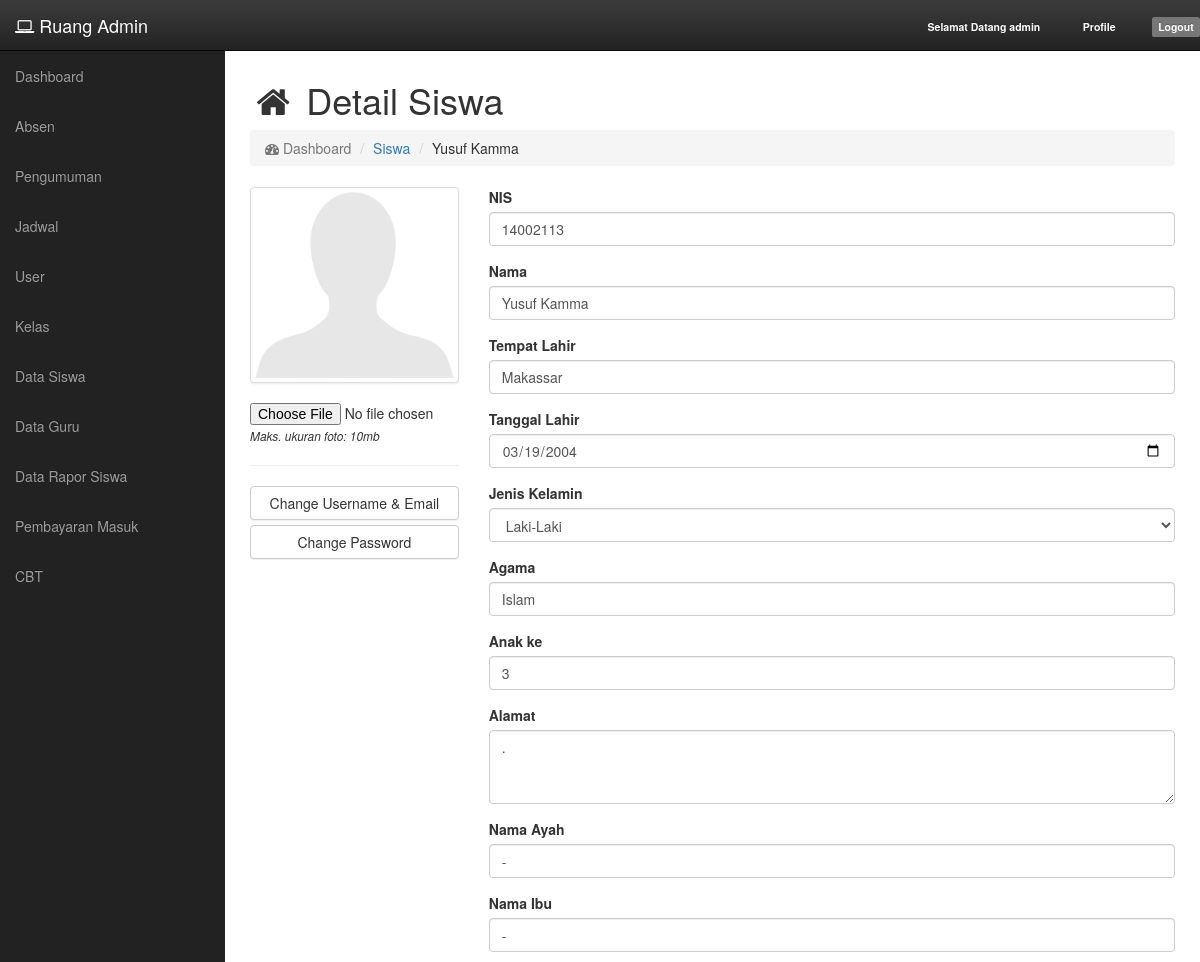
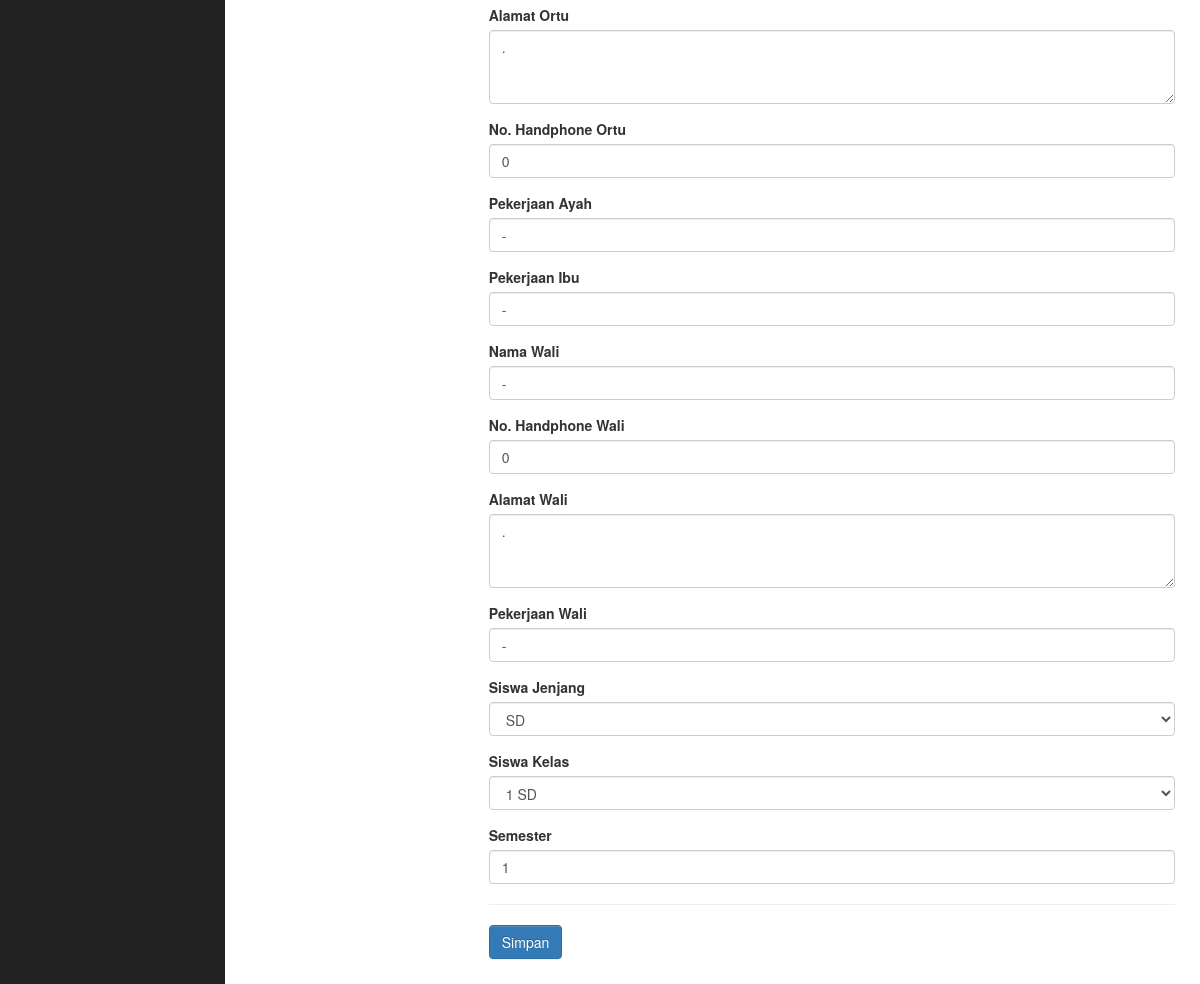
Screenshot of /siswa/detail/1 (signed in) with the database file from the repository (2 pictures, top to bottom).
### tables this page shows
CREATE TABLE `tb_siswa` (
  `siswa_id` int(11) NOT NULL,
  `siswa_nis` varchar(255) DEFAULT NULL,
  `siswa_nama` varchar(255) DEFAULT NULL,
  `siswa_tmp_lahir` varchar(255) DEFAULT NULL,
  `siswa_tgl_lahir` date DEFAULT NULL,
  `siswa_jenis_kelamin` int(11) DEFAULT NULL,
  `siswa_agama` varchar(255) DEFAULT NULL,
  `siswa_anak_ke` int(11) DEFAULT NULL,
  `siswa_alamat` text,
  `siswa_nama_ayah` varchar(255) DEFAULT NULL,
  `siswa_nama_ibu` varchar(255) DEFAULT NULL,
  `siswa_alamat_ortu` text,
  `siswa_nohp_ortu` varchar(255) DEFAULT NULL,
  `siswa_pekerjaan_ayah` varchar(255) DEFAULT NULL,
  `siswa_pekerjaan_ibu` varchar(255) DEFAULT NULL,
  `siswa_nama_wali` varchar(255) DEFAULT NULL,
  `siswa_nohp_wali` varchar(255) DEFAULT NULL,
  `siswa_alamat_wali` text,
  `siswa_pekerjaan_wali` varchar(255) DEFAULT NULL,
  `siswa_jenjang` int(11) DEFAULT NULL,
  `siswa_kelas` int(11) DEFAULT NULL,
  `siswa_semester` varchar(255) DEFAULT NULL,
  `siswa_foto` varchar(255) DEFAULT NULL,
  `siswa_uid` int(11) DEFAULT NULL
);

CREATE TABLE `tb_jenjang` (
  `jenjang_id` int(11) NOT NULL,
  `jenjang_nama` varchar(255) DEFAULT NULL
);

CREATE TABLE `tb_kelas` (
  `kelas_id` int(11) NOT NULL,
  `kelas_jenjang` int(11) DEFAULT NULL,
  `kelas_tingkat` int(11) DEFAULT NULL,
  `kelas_jurusan` int(11) DEFAULT NULL,
  `kelas_nama` varchar(128) DEFAULT NULL
);

CREATE TABLE `tb_tingkat` (
  `tingkat_id` int(11) NOT NULL,
  `tingkat_nama` varchar(255) DEFAULT NULL
);

### app/core/Controller.php (called while the page is built, shortened)
<?php
class Controller {
	public function model($model) {
		return new $model;
	}
	public function view($view, $data = []) {
		require_once 'app/views/' . $view . '.php';
	}
}

### app/core/App.php (called while the page is built, shortened)
<?php
class App {
  protected $method = 'index';
  protected $params = [];
  public function __construct() {
    $url = $this->parseURL();
    if (file_exists('app/controllers/' . $url[0] . '.php')) {
      unset($url[0]);
    }
    $this->controller = new $this->controller;
    if (isset($url[1])) {
      if (method_exists($this->controller, $url[1])) {
        $this->method = $url[1];
        unset($url[1]);
      }
    }
    if (!empty($url)) {
      $this->params = array_values($url);
    }
    call_user_func_array([$this->controller, $this->method], $this->params);
  }
  public function parseURL() {
    if (isset($_GET['url'])) {
      $url = rtrim($_GET['url'], '/');
      $url = filter_var($url, FILTER_SANITIZE_URL);
      $url = explode('/', $url);
      return $url;
    }
  }
}

### index.php (called while the page is built, shortened)
<?php
$app = new App;

### app/helpers/eda_helper.php (called while the page is built, shortened)
<?php
if (!function_exists('base_url')) {
	function base_url($atRoot=FALSE, $atCore=FALSE, $parse=FALSE){
		if (isset($_SERVER['HTTP_HOST'])) {
			$http = isset($_SERVER['HTTPS']) && strtolower($_SERVER['HTTPS']) !== 'off' ? 'https' : 'http';
			$hostname = $_SERVER['HTTP_HOST'];
			$dir = str_replace(basename($_SERVER['SCRIPT_NAME']), '', $_SERVER['SCRIPT_NAME']);
			$core = preg_split('@/@', str_replace($_SERVER['DOCUMENT_ROOT'], '', realpath(dirname(__FILE__))), NULL, PREG_SPLIT_NO_EMPTY);
			$core = $core[0];
			$tmplt = $atRoot ? ($atCore ? "%s://%s/%s/" : "%s://%s/") : ($atCore ? "%s://%s/%s/" : "%s://%s%s");
			$end = $atRoot ? ($atCore ? $core : $hostname) : ($atCore ? $core : $dir);
			$base_url = sprintf( $tmplt, $http, $hostname, $end );
		}
		else $base_url = 'http://localhost/';
		return $base_url;
	}
}

### app/core/Model.php (called while the page is built, shortened)
<?php
class Model {
	private $host = DB_HOST;
	private $user = DB_USER;
	private $pass = DB_PASS;
	private $db_name = DB_NAME;
	private $dbh;
	private $stmt;
	public function __construct() {
		$dsn = 'mysql:host=' . $this->host . ';dbname=' . $this->db_name;
		$option = [
			PDO::ATTR_PERSISTENT => true,
			PDO::ATTR_ERRMODE => PDO::ERRMODE_EXCEPTION
		];
		try {
			$this->dbh = new PDO($dsn, $this->user, $this->pass, $option);
		} catch (PDOException $e) {
			die($e->getMessage());
		}
	}
	public function query($query) {
		$this->stmt = $this->dbh->prepare($query);
	}
	public function bind($param, $value, $type = NULL) {
		if (is_null($type)) {
			switch (true) {
				default:
					$type = PDO::PARAM_STR;
			}
		}
		$this->stmt->bindValue($param, $value, $type);
	}
	public function execute() {
		$this->stmt->execute();
	}
	public function result() {
		$this->execute();
		return $this->stmt->fetchAll(PDO::FETCH_ASSOC);
	}
	public function row() {
		$this->execute();
		return $this->stmt->fetch(PDO::FETCH_OBJ);
	}
}

### app/models/Siswa_model.php (called while the page is built, shortened)
<?php
class Siswa_model {
	private $table = 'tb_siswa';
	private $db;
	public function __construct() {
		$this->db = new Model;
	}
	public function get_by($by) {
		$this->db->query('SELECT * FROM ' . $this->table . ' WHERE '.$by[0].'=:'.$by[0]);
		$this->db->bind($by[0], $by[1]);
		return $this->db->row();
	}
}

### app/models/Jenjang_model.php (called while the page is built, shortened)
<?php
class Jenjang_model {
	private $table = 'tb_jenjang';
	private $db;
	public function __construct() {
		$this->db = new Model;
	}
	public function get() {
		$this->db->query('SELECT * FROM ' . $this->table);
		return $this->db->result();
	}
}

### app/models/Kelas_model.php (called while the page is built, shortened)
<?php
class Kelas_model {
	private $table = 'tb_kelas';
	private $db;
	public function __construct() {
		$this->db = new Model;
	}
	public function get() {
		$this->db->query('
			SELECT * FROM ' . $this->table . '
			LEFT JOIN tb_jenjang ON jenjang_id = kelas_jenjang
			LEFT JOIN tb_tingkat ON tingkat_id = kelas_tingkat
		');
		return $this->db->result();
	}
}

### app/views/siswa/v_detail_siswa.php (the view, shortened to what this page needs)
<?php if ($_SESSION['role'] == 1) { ?>
<div id="page-wrapper">
    <div class="container-fluid">
        <div class="row">
			<div class="col-md-12">
				<h1><i class="fa fa-home fa-fw"></i> Detail Siswa</h1>
				<ol class="breadcrumb">
	                <li class="active">
	                    <i class="fa fa-dashboard"></i> Dashboard
	                </li>
                    <li><a href="<?php echo base_url(); ?>siswa">Siswa</a></li>
                    <li><?php echo $data['siswa']->siswa_nama; ?></li>
                </ol>
			</div>
		</div>
<?php } ?>
		<div class="row">
			<div class="col-md-12"><?php Flash::flash_message(); ?></div>
		</div>
		<div class="row justify-content-center">
			<div class="col-md-3">
				<form action="<?php echo base_url(); ?>siswa/add_update" method="post" enctype="multipart/form-data" style="width: 100%">
				<img src="<?php echo base_url(); ?>uploads/profile/<?php echo (isset($data['siswa']->siswa_foto) ? $data['siswa']->siswa_foto : 'user-default.png'); ?>" alt="" class="img-responsive thumbnail" width="100%">
				<input type="file" name="siswa_foto" value="<?php echo (isset($data['siswa']->siswa_foto) ? (!is_null($data['siswa']->siswa_foto) ? $data['siswa']->siswa_foto : '') : ''); ?>">
				<p><small><i>Maks. ukuran foto: 10mb</i></small></p>
				<hr>
				<button type="button" class="btn btn-default btn-block" data-toggle="modal" data-target="#changeUseremail">Change Username & Email</button>
				<button type="button" class="btn btn-default btn-block" data-toggle="modal" data-target="#changePassword">Change Password</button>
			</div>
			<div class="col-md-9">
				<div class="form-group">
					<label>NIS</label>
					<input type="text" name="siswa_nis" class="form-control" placeholder="NIS" value="<?php echo (isset($data['siswa']->siswa_nis) ?  $data['siswa']->siswa_nis : '' ); ?>" required>
				</div>
				<div class="form-group">
					<label>Nama</label>
					<input type="text" name="siswa_nama" class="form-control" placeholder="Nama" value="<?php echo (isset($data['siswa']->siswa_nama) ? $data['siswa']->siswa_nama : '' ); ?>" required>
				</div>
				<div class="form-group">
					<label>Tempat Lahir</label>
					<input type="text" name="siswa_tmp_lahir" class="form-control" placeholder="Tempat Lahir" value="<?php echo (isset($data['siswa']->siswa_tmp_lahir) ? $data['siswa']->siswa_tmp_lahir : '' ); ?>" required>
				</div>
				<div class="form-group">
					<label>Tanggal Lahir</label>
					<input type="date" name="siswa_tgl_lahir" class="form-control" placeholder="Tanggal Lahir" value="<?php echo (isset($data['siswa']->siswa_tgl_lahir) ? $data['siswa']->siswa_tgl_lahir : '' ); ?>" required>
				</div>
				<div class="form-group">
					<label>Jenis Kelamin</label>
					<select name="siswa_jenis_kelamin" class="form-control" id="">
						<option value="1" <?php echo (isset($data['siswa']->siswa_jenis_kelamin) ? ($data['siswa']->siswa_jenis_kelamin == 1 ?  'selected' : '') : '' ); ?>>Laki-Laki</option>
					</select>
				</div>
				<div class="form-group">
					<label>Agama</label>
					<input type="text" name="siswa_agama" class="form-control" placeholder="Agama" value="<?php echo (isset($data['siswa']->siswa_agama) ? $data['siswa']->siswa_agama : '' ); ?>" required>
				</div>
				<div class="form-group">
					<label>Anak ke</label>
					<input type="text" name="siswa_anak_ke" class="form-control" placeholder="Anak ke" value="<?php echo (isset($data['siswa']->siswa_anak_ke) ? $data['siswa']->siswa_anak_ke : '' ); ?>" required>
				</div>
				<div class="form-group">
					<label>Alamat</label>
					<textarea name="siswa_alamat" id="" cols="30" rows="3" class="form-control" placeholder="Alamat" required><?php echo (isset($data['siswa']->siswa_alamat) ? $data['siswa']->siswa_alamat : '' ); ?></textarea>
				</div>
				<div class="form-group">
					<label>Nama Ayah</label>
					<input type="text" name="siswa_nama_ayah" class="form-control" placeholder="Nama Ayah" value="<?php echo (isset($data['siswa']->siswa_nama_ayah) ? $data['siswa']->siswa_nama_ayah : '' ); ?>" required>
				</div>
				<div class="form-group">
					<label>Nama Ibu</label>
					<input type="text" name="siswa_nama_ibu" class="form-control" placeholder="Nama Ibu" value="<?php echo (isset($data['siswa']->siswa_nama_ibu) ? $data['siswa']->siswa_nama_ibu : '' ); ?>" required>
				</div>
				<div class="form-group">
					<label>Alamat Ortu</label>
					<textarea name="siswa_alamat_ortu" id="" cols="30" rows="3" class="form-control" placeholder="Alamat Ortu" required><?php echo (isset($data['siswa']->siswa_alamat_ortu) ? $data['siswa']->siswa_alamat_ortu : '' ); ?></textarea>
				</div>
				<div class="form-group">
					<label>No. Handphone Ortu</label>
					<input type="text" name="siswa_nohp_ortu" class="form-control" placeholder="No. Handphone Ortu" value="<?php echo (isset($data['siswa']->siswa_nohp_ortu) ? $data['siswa']->siswa_nohp_ortu : '' ); ?>" required>
				</div>
				<div class="form-group">
					<label>Pekerjaan Ayah</label>
					<input type="text" name="siswa_pekerjaan_ayah" class="form-control" placeholder="Pekerjaan Ayah" value="<?php echo (isset($data['siswa']->siswa_pekerjaan_ayah) ? $data['siswa']->siswa_pekerjaan_ayah : '' ); ?>" required>
				</div>
				<div class="form-group">
					<label>Pekerjaan Ibu</label>
					<input type="text" name="siswa_pekerjaan_ibu" class="form-control" placeholder="Pekerjaan Ibu" value="<?php echo (isset($data['siswa']->siswa_pekerjaan_ibu) ? $data['siswa']->siswa_pekerjaan_ibu : '' ); ?>" required>
				</div>
				<div class="form-group">
					<label>Nama Wali</label>
					<input type="text" name="siswa_nama_wali" class="form-control" placeholder="Nama Wali" value="<?php echo (isset($data['siswa']->siswa_nama_wali) ? $data['siswa']->siswa_nama_wali : '' ); ?>" required>
				</div>
				<div class="form-group">
					<label>No. Handphone Wali</label>
					<input type="text" name="siswa_nohp_wali" class="form-control" placeholder="No. Handphone Wali" value="<?php echo (isset($data['siswa']->siswa_nohp_wali) ? $data['siswa']->siswa_nohp_wali : '' ); ?>" required>
				</div>
				<div class="form-group">
					<label>Alamat Wali</label>
					<textarea name="siswa_alamat_wali" id="" cols="30" rows="3" class="form-control" placeholder="Alamat Wali" required><?php echo (isset($data['siswa']->siswa_alamat_wali) ? $data['siswa']->siswa_alamat_wali : '' ); ?></textarea>
				</div>
				<div class="form-group">
					<label>Pekerjaan Wali</label>
					<input type="text" name="siswa_pekerjaan_wali" class="form-control" placeholder="Pekerjaan Wali" value="<?php echo (isset($data['siswa']->siswa_pekerjaan_wali) ? $data['siswa']->siswa_pekerjaan_wali : '' ); ?>" required>
				</div>
				<div class="form-group">
					<label>Siswa Jenjang</label>
					<select name="siswa_jenjang" class="form-control" id="">
						<?php foreach($data['jenjang'] as $key => $jenjang) : ?>
							<option value="<?php echo $jenjang['jenjang_id']; ?>" <?php echo (isset($data['siswa']->siswa_jenjang) ? ($data['siswa']->siswa_jenjang == $jenjang['jenjang_id'] ?  'selected' : '') : '' ); ?>><?php echo $jenjang['jenjang_nama']; ?></option>
						<?php endforeach; ?>
					</select>
				</div>
				<div class="form-group">
					<label>Siswa Kelas</label>
					<select name="siswa_kelas" class="form-control" id="">
						<?php foreach($data['kelas'] as $key => $kelas) : ?>
							<option value="<?php echo $kelas['kelas_id']; ?>" <?php echo (isset($data['siswa']->siswa_kelas) ? ($data['siswa']->siswa_kelas == $kelas['kelas_id'] ?  'selected' : '') : '' ); ?>><?php echo $kelas['tingkat_nama'] . ' ' . $kelas['jenjang_nama']; ?></option>
						<?php endforeach; ?>
					</select>
				</div>
				<div class="form-group">
					<label>Semester</label>
					<input type="text" name="siswa_semester" class="form-control" placeholder="Semester" value="<?php echo (isset($data['siswa']->siswa_semester) ? $data['siswa']->siswa_semester : '' ); ?>" required>
				</div>
				<hr>
				<div class="form-group">
					<input type="submit" class="btn btn-primary" value="Simpan">
				</div>
			</div>
		</div>
	</div>
<?php if ($_SESSION['role'] == 1) { ?>
    </div>
<?php } else { ?>
</section>
<?php } ?>

### assets/css/cssadmin.css (style rules this page uses)
body { margin-top: 150px; background-color: #fff; }
#page-wrapper { width: 100%; height: 100%; padding: 0; background-color: #fff; }
@media (min-width:768px) { body { margin-top: 50px; } }
@media (min-width:768px) { #page-wrapper { padding: 10px; } }

### rows the page displays
tb_siswa: siswa_nama "Yusuf Kamma", siswa_foto (placeholder picture), siswa_nis "14002113", siswa_tmp_lahir "Makassar", siswa_tgl_lahir "03/19/2004", siswa_jenis_kelamin "Laki-Laki", siswa_agama "Islam", siswa_anak_ke "3", siswa_alamat ".", siswa_nama_ayah "-", siswa_nama_ibu "-", siswa_alamat_ortu ".", siswa_nohp_ortu "0", siswa_pekerjaan_ayah "-", siswa_pekerjaan_ibu "-", siswa_nama_wali "-", siswa_nohp_wali "0", siswa_alamat_wali ".", siswa_pekerjaan_wali "-", siswa_jenjang "SD", siswa_kelas "1 SD", siswa_semester "1"

### other values shown
$_SESSION['username'] "admin"
